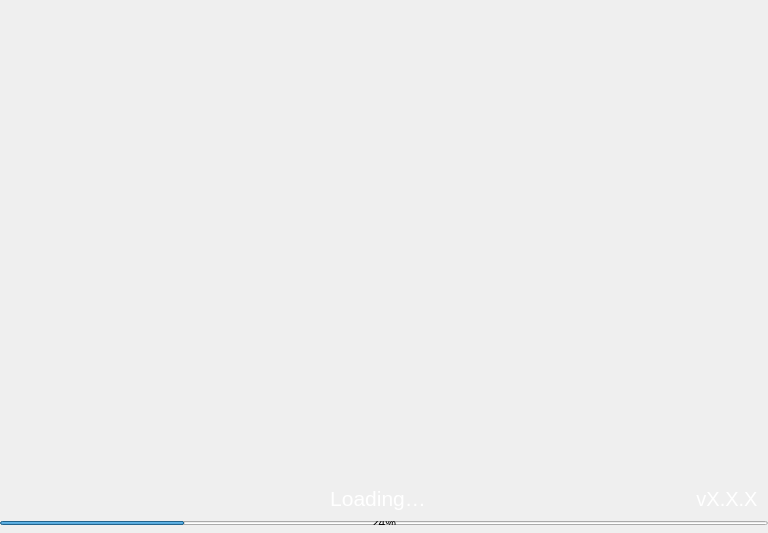
<?xml version="1.0" encoding="UTF-8"?>
<ui version="4.0">
 <class>Splash</class>
 <widget class="QWidget" name="Splash">
  <property name="geometry">
   <rect>
    <x>0</x>
    <y>0</y>
    <width>768</width>
    <height>533</height>
   </rect>
  </property>
  <property name="minimumSize">
   <size>
    <width>768</width>
    <height>533</height>
   </size>
  </property>
  <property name="maximumSize">
   <size>
    <width>16777215</width>
    <height>700</height>
   </size>
  </property>
  <property name="windowTitle">
   <string>Form</string>
  </property>
  <layout class="QVBoxLayout" name="verticalLayout_2">
   <property name="spacing">
    <number>0</number>
   </property>
   <property name="leftMargin">
    <number>0</number>
   </property>
   <property name="topMargin">
    <number>0</number>
   </property>
   <property name="rightMargin">
    <number>0</number>
   </property>
   <property name="bottomMargin">
    <number>0</number>
   </property>
   <item>
    <widget class="QFrame" name="frame">
     <property name="minimumSize">
      <size>
       <width>750</width>
       <height>520</height>
      </size>
     </property>
     <property name="styleSheet">
      <string notr="true"/>
     </property>
     <property name="frameShape">
      <enum>QFrame::NoFrame</enum>
     </property>
     <property name="frameShadow">
      <enum>QFrame::Plain</enum>
     </property>
     <layout class="QVBoxLayout" name="verticalLayout">
      <property name="spacing">
       <number>0</number>
      </property>
      <property name="leftMargin">
       <number>0</number>
      </property>
      <property name="topMargin">
       <number>0</number>
      </property>
      <property name="rightMargin">
       <number>0</number>
      </property>
      <property name="bottomMargin">
       <number>0</number>
      </property>
      <item>
       <spacer name="verticalSpacer_2">
        <property name="orientation">
         <enum>Qt::Vertical</enum>
        </property>
        <property name="sizeHint" stdset="0">
         <size>
          <width>20</width>
          <height>40</height>
         </size>
        </property>
       </spacer>
      </item>
      <item alignment="Qt::AlignHCenter">
       <widget class="QToolButton" name="imgLogo">
        <property name="minimumSize">
         <size>
          <width>300</width>
          <height>100</height>
         </size>
        </property>
        <property name="maximumSize">
         <size>
          <width>300</width>
          <height>200</height>
         </size>
        </property>
        <property name="text">
         <string/>
        </property>
        <property name="autoRaise">
         <bool>true</bool>
        </property>
       </widget>
      </item>
      <item>
       <spacer name="verticalSpacer">
        <property name="orientation">
         <enum>Qt::Vertical</enum>
        </property>
        <property name="sizeHint" stdset="0">
         <size>
          <width>20</width>
          <height>40</height>
         </size>
        </property>
       </spacer>
      </item>
      <item>
       <widget class="QWidget" name="horizontalWidget" native="true">
        <property name="minimumSize">
         <size>
          <width>0</width>
          <height>30</height>
         </size>
        </property>
        <layout class="QHBoxLayout" name="horizontalLayout_2">
         <property name="spacing">
          <number>0</number>
         </property>
         <property name="leftMargin">
          <number>10</number>
         </property>
         <property name="topMargin">
          <number>0</number>
         </property>
         <property name="rightMargin">
          <number>10</number>
         </property>
         <property name="bottomMargin">
          <number>0</number>
         </property>
         <item>
          <widget class="QLabel" name="lblMessage">
           <property name="sizePolicy">
            <sizepolicy hsizetype="Expanding" vsizetype="Preferred">
             <horstretch>0</horstretch>
             <verstretch>0</verstretch>
            </sizepolicy>
           </property>
           <property name="minimumSize">
            <size>
             <width>0</width>
             <height>30</height>
            </size>
           </property>
           <property name="font">
            <font>
             <pointsize>16</pointsize>
            </font>
           </property>
           <property name="styleSheet">
            <string notr="true">color:white; padding-left:50px;</string>
           </property>
           <property name="text">
            <string>Loading…</string>
           </property>
           <property name="alignment">
            <set>Qt::AlignHCenter|Qt::AlignTop</set>
           </property>
          </widget>
         </item>
         <item alignment="Qt::AlignVCenter">
          <widget class="QLabel" name="lblVersion">
           <property name="minimumSize">
            <size>
             <width>0</width>
             <height>30</height>
            </size>
           </property>
           <property name="font">
            <font>
             <pointsize>15</pointsize>
            </font>
           </property>
           <property name="styleSheet">
            <string notr="true">color:white; padding-top:1px;</string>
           </property>
           <property name="text">
            <string notr="true">vX.X.X</string>
           </property>
           <property name="alignment">
            <set>Qt::AlignHCenter|Qt::AlignTop</set>
           </property>
          </widget>
         </item>
        </layout>
       </widget>
      </item>
      <item>
       <widget class="QWidget" name="layoutProgress" native="true">
        <property name="minimumSize">
         <size>
          <width>0</width>
          <height>8</height>
         </size>
        </property>
        <property name="maximumSize">
         <size>
          <width>16777215</width>
          <height>8</height>
         </size>
        </property>
        <layout class="QHBoxLayout" name="horizontalLayout">
         <property name="spacing">
          <number>0</number>
         </property>
         <property name="leftMargin">
          <number>0</number>
         </property>
         <property name="topMargin">
          <number>4</number>
         </property>
         <property name="rightMargin">
          <number>0</number>
         </property>
         <property name="bottomMargin">
          <number>0</number>
         </property>
         <item>
          <widget class="QProgressBar" name="progressBar">
           <property name="value">
            <number>24</number>
           </property>
          </widget>
         </item>
        </layout>
       </widget>
      </item>
      <item>
       <spacer name="verticalSpacer_3">
        <property name="orientation">
         <enum>Qt::Vertical</enum>
        </property>
        <property name="sizeType">
         <enum>QSizePolicy::Fixed</enum>
        </property>
        <property name="sizeHint" stdset="0">
         <size>
          <width>20</width>
          <height>8</height>
         </size>
        </property>
       </spacer>
      </item>
     </layout>
    </widget>
   </item>
  </layout>
 </widget>
 <resources/>
 <connections/>
</ui>
